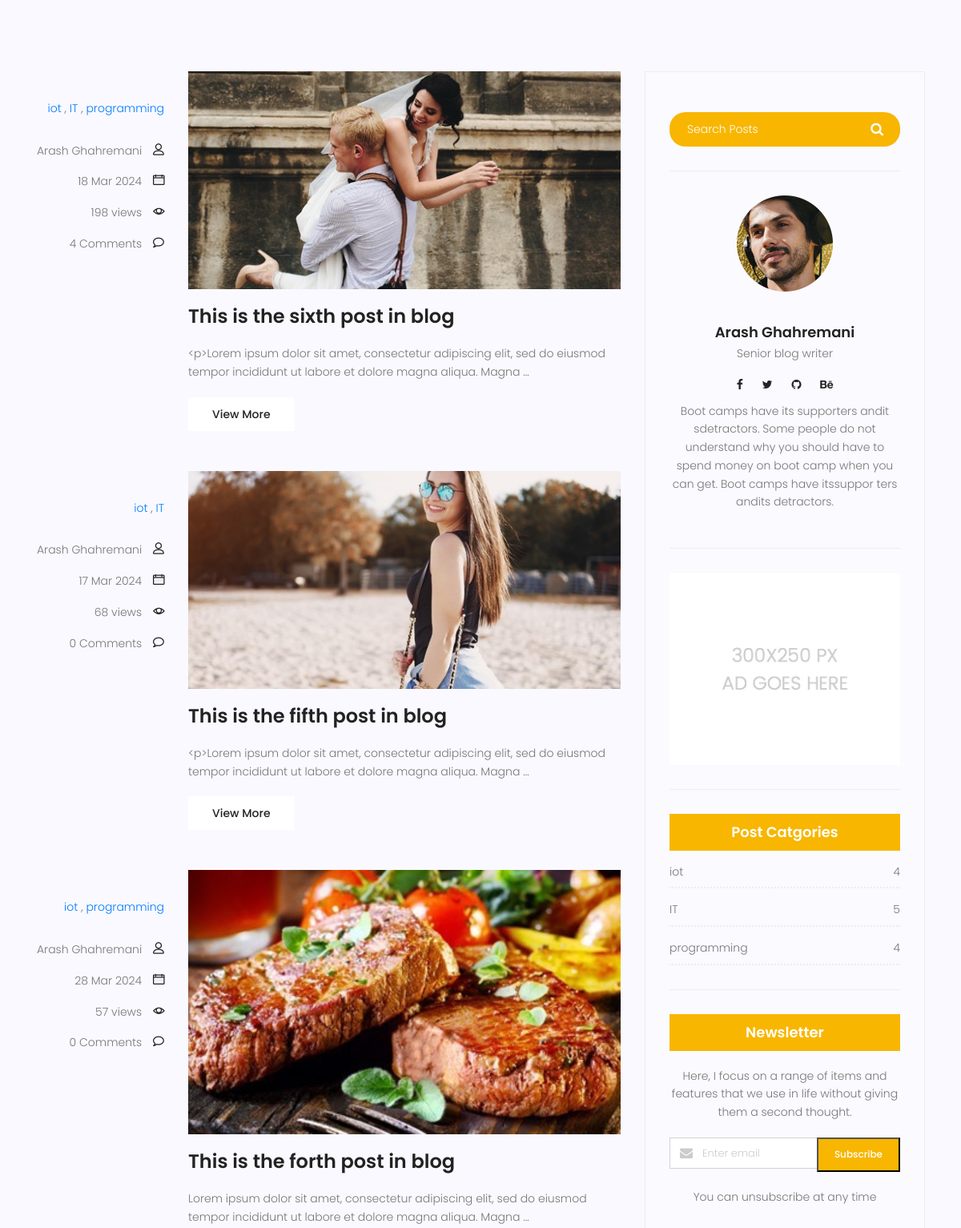
The page /blog/ (middle part) on the database as committed earlier.
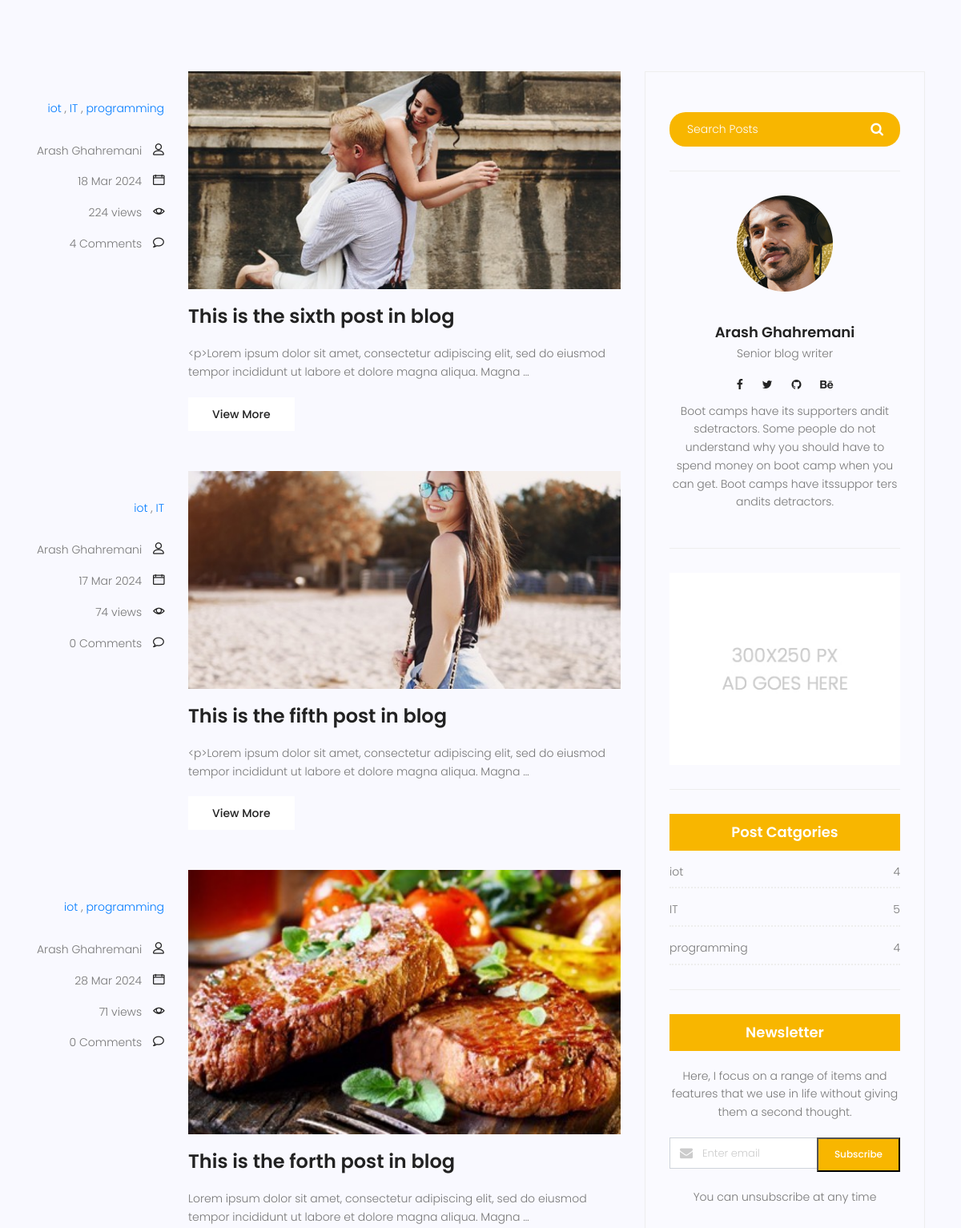
The same page on the database as committed later.
### blog/models.py (models this page shows, shortened)
class Category(models.Model):
    name = models.CharField(max_length = 255)
    def __str__(self):
        return self.name

class Post (models.Model) :
    image = models.ImageField(upload_to = 'blog/',default = 'blog/default.jpg')
    author = models.ForeignKey(User,on_delete=models.SET_NULL,null=True)
    title = models.CharField (max_length = 200)
    content = models.TextField ()
    tags = TaggableManager()
    category = models.ManyToManyField (Category)
    counted_view = models.IntegerField (default = 0)
    status = models.BooleanField (default = False)
    published_date = models.DateTimeField (null = True)
    created_date = models.DateTimeField (auto_now_add = True)
    update_date = models.DateTimeField (auto_now = True)
    class Meta:
        ordering = ['-created_date']
    def excerpt(self) :
        return truncatewords(self.content,20)

### blog/views.py (the view)
# urls.py: path('', blog_view, name="index"),
def blog_view(request, **kwargs) :
    posts = Post.objects.filter(status = 1, published_date__lte = timezone.now())
    if kwargs.get('cat_name') != None:
        posts = posts.filter(category__name=kwargs['cat_name'])
    if kwargs.get('author_username') != None:
        posts = posts.filter(author__username = kwargs['author_username'])
    if kwargs.get('tag_name') != None:
        posts = posts.filter(tags__name__in=[kwargs['tag_name']])
    posts = Paginator (posts,3)
    try:
        page_number = request.GET.get ('page')
        posts = posts.get_page(page_number)
    except PageNotAnInteger:
        posts = posts.get_page(1)
    except EmptyPage:
        posts = posts.get_page(1)
    context = {'posts': posts}
    return render(request, "blog/blog-home.html", context)

### blog/templatetags/blog_tags.py (called while the page is built)
@register.inclusion_tag('blog/post-categories.html')
def postcategories() :
    posts = Post.objects.filter(status = 1)
    categories = Category.objects.all()
    cat_dict = {}
    for name in categories :
        cat_dict[name]=posts.filter(category=name).count()
    return {'categories':cat_dict}

@register.simple_tag(name = 'comments_count')
def function(pid):
    return Comment.objects.filter(post=pid, approved=True).count()

### templates/blog/blog-home.html (shortened to what this page needs)
{% extends 'base.html' %}
{% load static %}
{% load blog_tags %}
{% block content %}
<section class="top-category-widget-area pt-90 pb-90 ">
</section>
<section class="post-content-area">
	<div class="container">
		<div class="row">
			<div class="col-lg-8 posts-list">
				{% for post in posts %}
				<div class="single-post row">
					<div class="col-lg-3  col-md-3 meta-details">
						<ul class="tags">
							{% for cat in post.category.all %}
								<a href="{% url 'blog:category' cat_name=cat.name %}"> {{ cat.name }}</a> {% if not forloop.last %},{% endif %}
							{% endfor %}
						</ul>
						<div class="user-details row">
							<p class="user-name col-lg-12 col-md-12 col-6"><a href="{% url 'blog:author' author_username=post.author.username %}">{{post.author.get_full_name}}</a>
								<span class="lnr lnr-user"></span></p>
							<p class="date col-lg-12 col-md-12 col-6"><a href="#">{{post.published_date|date:'d M Y'}}</a> <span
									class="lnr lnr-calendar-full"></span></p>
							<p class="view col-lg-12 col-md-12 col-6"><a href="#">{{post.counted_view}} views</a> <span
									class="lnr lnr-eye"></span></p>
							<p class="comments col-lg-12 col-md-12 col-6"><a href="#">{% comments_count post.id %} Comments </a> <span
									class="lnr lnr-bubble"></span></p>
						</div>
					</div>
					<div class="col-lg-9 col-md-9 ">
						<div class="feature-img">
							<img class="img-fluid" src="{{post.image.url}}" alt="">
						</div>
						<a class="posts-title" href="{% url 'blog:single' pid=post.id%}">
							<h3>{{post.title}}</h3>
						</a>
						<p class="excert">
							{{post.excerpt}}
						</p>
						<a href={{post.id}} class="primary-btn">View More</a>
					</div>
				</div>
				{% endfor%}
			</div>
			<div class="col-lg-4 sidebar-widgets">
				<div class="widget-wrap">
						{% include 'blog/blog-search.html' %}
						{% include 'blog/blog-writer.html' %}
					    {% include 'blog/blog-ads.html' %}
						{% postcategories %}
						<div class="single-sidebar-widget newsletter-widget">
							<h4 class="newsletter-title">Newsletter</h4>
							<p>
								Here, I focus on a range of items and features that we use in life without
								giving them a second thought.
							</p>
							<form action="{% url 'website:newsletter' %}" method="post" class="subscription relative">
								<div class="form-group d-flex flex-row">
									<div class="col-autos">
										<div class="input-group">
											<div class="input-group-prepend">
												<div class="input-group-text"><i class="fa fa-envelope" aria-hidden="true"></i>
												</div>
											</div>
											<input type="email" class="form-control" id="inlineFormInputGroup" name="email"
												placeholder="Enter email" onfocus="this.placeholder = ''"
												onblur="this.placeholder = 'Enter email'">
										</div>
									</div>
									<button type="submit" class="bbtns">Subscribe</button>
								</div>
							</form>
							<p class="text-bottom">
								You can unsubscribe at any time
							</p>
						</div>
				</div>
			</div>
		</div>
	</div>
</section>
{% endblock%}

### templates/base.html (shortened to what this page needs)
{% load static %}
<!DOCTYPE html>
<html lang="zxx" class="no-js">
<head>
    <link rel="stylesheet" href="{% static 'css/linearicons.css'%}">
    <link rel="stylesheet" href="{% static 'css/font-awesome.min.css'%}">
    <link rel="stylesheet" href="{% static 'css/bootstrap.css'%}">
    <link rel="stylesheet" href="{% static 'css/magnific-popup.css'%}">
    <link rel="stylesheet" href="{% static 'css/jquery-ui.css'%}">
    <link rel="stylesheet" href="{% static 'css/nice-select.css'%}">
    <link rel="stylesheet" href="{% static 'css/animate.min.css'%}">
    <link rel="stylesheet" href="{% static 'css/owl.carousel.css'%}">
    <link rel="stylesheet" href="{% static 'css/main.css'%}">
</head>
<body>
    {% block content %}
    {% endblock %}
</body>
</html>

### templates/blog/blog-search.html
{% load static %}
<div class="single-sidebar-widget search-widget">
    <form class="search-form" action="{% url 'blog:search' %}" method = 'get'>
        <input placeholder="Search Posts" name="s" type="text" onfocus="this.placeholder = ''"
            onblur="this.placeholder = 'Search Posts'">
        <button type="submit"><i class="fa fa-search"></i></button>
    </form>
</div>

### templates/blog/blog-writer.html
{% load static %}
    <div class="single-sidebar-widget user-info-widget">
        <img src="{% static 'img/blog/user-info.png' %}" alt="">
        <a href="#">
            <h4>Arash Ghahremani</h4>
        </a>
        <p>
            Senior blog writer
        </p>
        <ul class="social-links">
            <li><a href="#"><i class="fa fa-facebook"></i></a></li>
            <li><a href="#"><i class="fa fa-twitter"></i></a></li>
            <li><a href="#"><i class="fa fa-github"></i></a></li>
            <li><a href="#"><i class="fa fa-behance"></i></a></li>
        </ul>
        <p>
            Boot camps have its supporters andit sdetractors. Some people do not understand why you
            should have to spend money on boot camp when you can get. Boot camps have itssuppor ters
            andits detractors.
        </p>
    </div>

### templates/blog/blog-ads.html
{% load static %}
<div class="single-sidebar-widget ads-widget">
    <a href="#"><img class="img-fluid" src="{% static 'img/blog/ads-banner.jpg' %}" alt=""></a>
</div>

### templates/blog/post-categories.html
{% load static %}
<div class="single-sidebar-widget post-category-widget">
    <h4 class="category-title">Post Catgories</h4>
    <ul class="cat-list">
        {% for name,count in categories.items %}
        <li>
            <a href="{% url 'blog:category' cat_name=name %}" class="d-flex justify-content-between">
                <p>{{name}}</p>
                <p>{{count}}</p>
            </a>
        </li>
        {% endfor %}
    </ul>
</div>

Rows that differ between the two databases and show on the page:
changed Post "This is the sixth post in blog": counted_view "198" → "224"
changed Post "This is the fifth post in blog": counted_view "68" → "74"
changed Post "This is the forth post in blog": counted_view "57" → "71"
